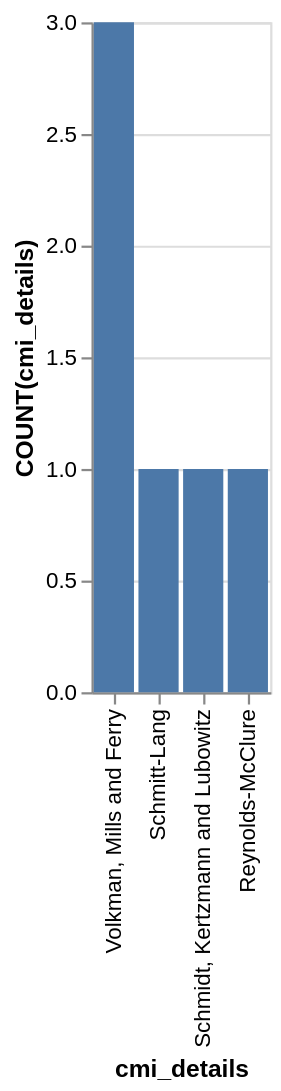

Write the Vega-Lite specification saved for this chart.
### Vega-Lite specification from a JSON file in a GitHub repository (floating-point values rounded to 4 significant figures)
{"data": {"values": [{"x_data": "Volkman, Mills and Ferry", "y_data": 3}, {"x_data": "Schmitt-Lang", "y_data": 1}, {"x_data": "Schmidt, Kertzmann and Lubowitz", "y_data": 1}, {"x_data": "Reynolds-McClure", "y_data": 1}]}, "mark": "bar", "encoding": {"x": {"field": "x_data", "type": "nominal", "title": "cmi_details", "sort": "descending"}, "y": {"field": "y_data", "type": "quantitative", "title": "COUNT(cmi_details)"}}}
